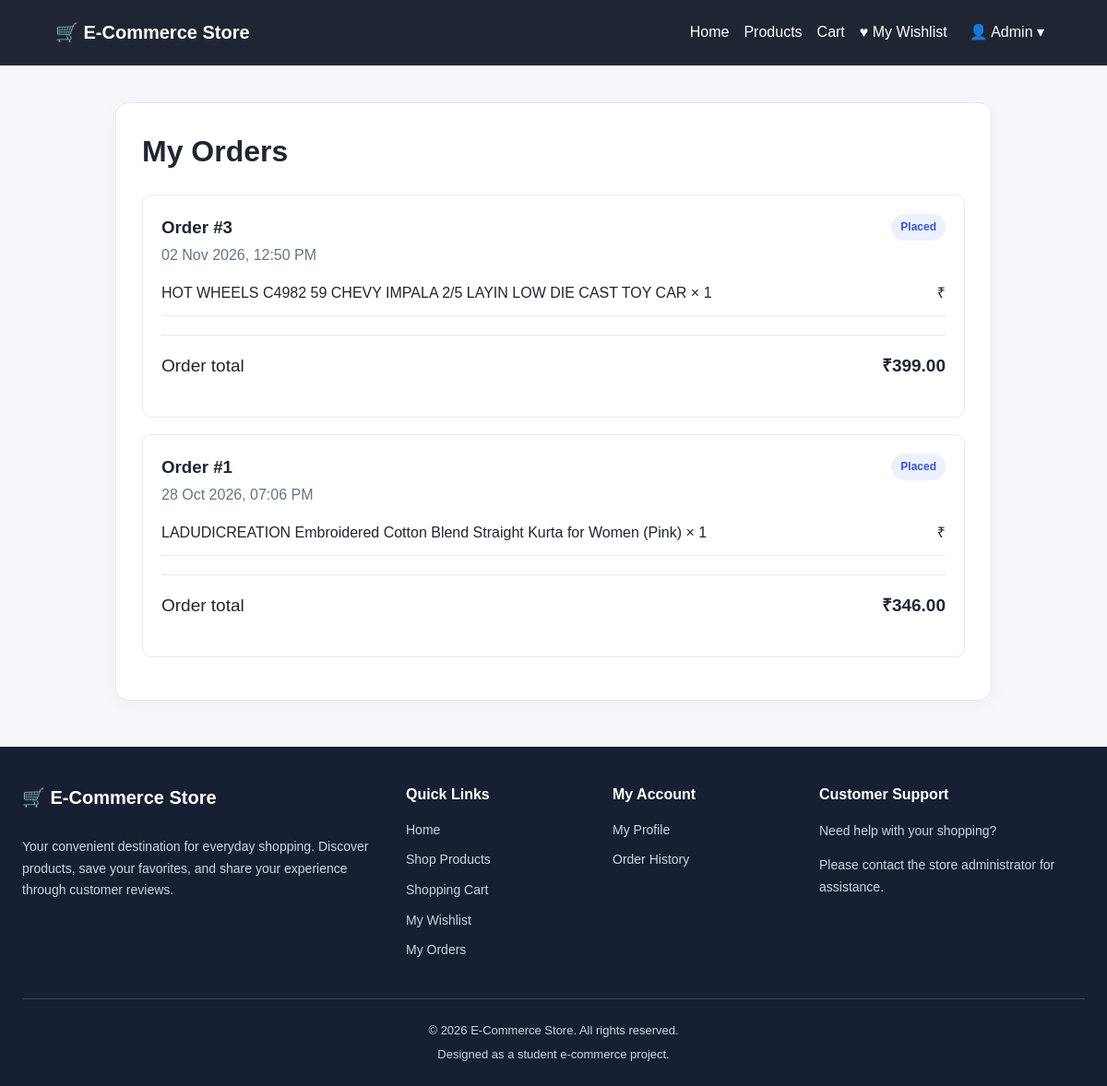
Screenshot of /orders/ (signed in) with the database file from the repository.
### store/models.py (models this page shows, shortened)
class Order(models.Model):
    STATUS_CHOICES = [
        ('Placed', 'Placed'),
        ('Processing', 'Processing'),
        ('Shipped', 'Shipped'),
        ('Delivered', 'Delivered'),
        ('Cancelled', 'Cancelled'),
    ]
    user = models.ForeignKey(User, on_delete=models.CASCADE)
    total_amount = models.DecimalField(max_digits=10, decimal_places=2)
    order_date = models.DateTimeField(auto_now_add=True)
    status = models.CharField(max_length=20, choices=STATUS_CHOICES, default='Placed')

class OrderItem(models.Model):
    order = models.ForeignKey(Order, on_delete=models.CASCADE, related_name='items')
    product = models.ForeignKey(Product, on_delete=models.PROTECT)
    quantity = models.PositiveIntegerField()
    price = models.DecimalField(max_digits=10, decimal_places=2)

class Product(models.Model):
    CATEGORY_CHOICES = [
        ('Electronics', 'Electronics'),
        ('Clothing', 'Clothing'),
        ('Books', 'Books'),
        ('Accessories', 'Accessories'),
        ('Home', 'Home & Kitchen'),
        ('Other', 'Other'),
    ]
    name = models.CharField(max_length=200)
    category = models.CharField(max_length=30, choices=CATEGORY_CHOICES, default='Other')
    description = models.TextField()
    price = models.DecimalField(max_digits=10, decimal_places=2)
    image = models.ImageField(upload_to='products/', blank=True, null=True)
    available = models.BooleanField(default=True)
    stock_quantity = models.PositiveIntegerField(default=0)
    created_at = models.DateTimeField(auto_now_add=True)

### store/views.py (the view)
# urls.py: path('orders/', views.orders, name='orders'),
@login_required
def orders(request):
    user_orders = (
        Order.objects.filter(user=request.user)
        .prefetch_related('items__product')
        .order_by('-order_date')
    )
    return render(request, 'store/orders.html', {
        'orders': user_orders,
    })

### templates/store/orders.html (shortened to what this page needs)
{% extends 'store/base.html' %}
{% block content %}
<div class="content-panel">
    <h1>My Orders</h1>
    {% for order in orders %}
    <article class="order-card">
        <div class="order-heading"><h3>Order #{{ order.id }}</h3><span class="status-tag">{{ order.status }}</span></div>
        <p class="muted">{{ order.order_date|date:"d M Y, h:i A" }}</p>
        {% for item in order.items.all %}
        <div class="summary-row"><span>{{ item.product.name }} × {{ item.quantity }}</span><span>₹{{ item.total_price }}</span></div>
        {% endfor %}
        <div class="cart-total"><span>Order total</span><strong>₹{{ order.total_amount }}</strong></div>
    </article>
    {% empty %}
    <div class="empty-state"><h3>No orders yet</h3><p>Your placed orders will appear here.</p><a class="button" href="{% url 'home' %}">Browse Products</a></div>
    {% endfor %}
</div>
{% endblock %}

### templates/store/base.html (shortened to what this page needs)
{% load static %}
<!DOCTYPE html>
<html lang="en">
<head>
    <link rel="stylesheet" href="{% static 'css/style.css' %}">
</head>
<body>
    <nav class="navbar">
        <a class="logo" href="{% url 'home' %}">
            🛒 E-Commerce Store
        </a>
        <div class="nav-links">
            <a href="{% url 'home' %}">Home</a>
            <a href="{% url 'home' %}#products">Products</a>
            {% if user.is_authenticated %}
                <a href="{% url 'cart' %}">Cart</a>
                <a href="{% url 'wishlist' %}">♥ My Wishlist</a>
                <div class="profile">
                    <button
                        class="profile-button"
                        type="button"
                        aria-haspopup="true"
                    >
                        👤 {{ user.username }} ▾
                    </button>
                </div>
            {% else %}
                <a href="{% url 'cart' %}">Cart</a>
                <a href="{% url 'login' %}">Login</a>
                <a href="{% url 'register' %}" class="nav-register">
                    Register
                </a>
            {% endif %}
        </div>
    </nav>
    <main class="page">
        {% block content %}{% endblock %}
    </main>
    <footer class="site-footer">
        <div class="footer-container">
            <div class="footer-brand">
                <a href="{% url 'home' %}" class="footer-logo">
                    🛒 E-Commerce Store
                </a>
                <p>
                    Your convenient destination for everyday shopping.
                    Discover products, save your favorites, and share
                    your experience through customer reviews.
                </p>
            </div>
            <div class="footer-column">
                <h3>Quick Links</h3>
                <a href="{% url 'home' %}">Home</a>
                <a href="{% url 'home' %}#products">Shop Products</a>
                <a href="{% url 'cart' %}">Shopping Cart</a>
                {% if user.is_authenticated %}
                    <a href="{% url 'wishlist' %}">My Wishlist</a>
                    <a href="{% url 'orders' %}">My Orders</a>
                {% endif %}
            </div>
            <div class="footer-column">
                <h3>My Account</h3>
                {% if user.is_authenticated %}
                    <a href="{% url 'profile' %}">My Profile</a>
                    <a href="{% url 'orders' %}">Order History</a>
                {% else %}
                    <a href="{% url 'login' %}">Login</a>
                    <a href="{% url 'register' %}">Create Account</a>
                {% endif %}
            </div>
            <div class="footer-column">
                <h3>Customer Support</h3>
                <p>Need help with your shopping?</p>
                <p>
                    Please contact the store administrator
                    for assistance.
                </p>
            </div>
        </div>
        <div class="footer-bottom">
            <p>
                &copy; {% now "Y" %} E-Commerce Store.
                All rights reserved.
            </p>
            <p>Designed as a student e-commerce project.</p>
        </div>
    </footer>
</body>
</html>

### static/css/style.css (style rules this page uses)
:root { --ink:#202533; --muted:#697386; --accent:#3157d5; --line:#e6e9f0; --bg:#f6f7fb; --white:#fff; }
* { box-sizing:border-box; }
body { margin:0; font-family:Arial, Helvetica, sans-serif; background:var(--bg); color:var(--ink); line-height:1.55; }
a { color:var(--accent); text-decoration:none; }
.navbar { background:#202533; color:white; padding:15px 5%; display:flex; justify-content:space-between; align-items:center; gap:20px; position:relative; z-index:5; }
.logo { color:white; font-size:20px; font-weight:700; white-space:nowrap; }
.nav-links { display:flex; align-items:center; gap:22px; }
.nav-links > a { color:white; }
.profile { position:relative; }
.profile-button { color:white; background:transparent; border:0; cursor:pointer; font-size:15px; padding:8px 0; }
.page { min-height:calc(100vh - 130px); }
.filter-panel, .content-panel, .form-container, .detail-card { background:white; border:1px solid var(--line); border-radius:14px; box-shadow:0 5px 20px #20253308; }
.results-heading p, .muted { color:var(--muted); margin:4px 0; }
.form-container h1, .content-panel h1 { margin-top:0; }
.content-panel { max-width:950px; margin:40px auto; padding:28px; }
.cart-total { display:flex; justify-content:space-between; border-top:1px solid var(--line); margin:20px 0; padding-top:18px; font-size:19px; }
.summary-row { display:flex; justify-content:space-between; gap:15px; padding:12px 0; border-bottom:1px solid var(--line); }
.order-card { border:1px solid var(--line); border-radius:10px; padding:20px; margin:18px 0; }
.order-heading { display:flex; justify-content:space-between; align-items:center; gap:10px; }
.order-heading h3 { margin:0; }
.status-tag { background:#edf1ff; color:var(--accent); border-radius:20px; padding:5px 10px; font-size:12px; font-weight:bold; }

### templates/store/base.html (style rules this page uses)
.navbar { display: flex; justify-content: space-between; align-items: center; flex-wrap: wrap; gap: 12px; }
.nav-links { display: flex; align-items: center; flex-wrap: wrap; gap: 16px; }
.profile { position: relative; }
.profile-button { cursor: pointer; font: inherit; color: inherit; background: transparent; border: none; padding: 8px; }
.page { min-height: 65vh; }
.site-footer { margin-top: 50px; padding: 40px 24px 18px; background: #172033; color: #e5e7eb; }
.footer-container { max-width: 1200px; margin: 0 auto; display: grid; grid-template-columns: 2fr 1fr 1fr 1.5fr; gap: 32px; }
.footer-brand { min-width: 0; }
.footer-logo { display: inline-block; margin-bottom: 12px; color: #ffffff; font-size: 20px; font-weight: 700; text-decoration: none; }
.footer-brand p, .footer-column p { color: #cbd5e1; line-height: 1.7; font-size: 14px; }
.footer-column h3 { margin: 0 0 15px; color: #ffffff; font-size: 16px; }
.footer-column a { display: block; width: fit-content; margin-bottom: 11px; color: #cbd5e1; text-decoration: none; font-size: 14px; }
.footer-bottom { max-width: 1200px; margin: 30px auto 0; padding-top: 18px; border-top: 1px solid #374151; text-align: center; color: #cbd5e1; font-size: 13px; }
.footer-bottom p { margin: 6px 0; }

### rows the page displays
Order: id "3", status "Placed", order_date "02 Nov 2026, 12:50 PM", total_amount "399.00"
OrderItem: product.name "HOT WHEELS C4982 59 CHEVY IMPALA 2/5 LAYIN LOW DIE CAST TOY CAR", quantity "1"
Order: id "1", status "Placed", order_date "28 Oct 2026, 07:06 PM", total_amount "346.00"
OrderItem: product.name "LADUDICREATION Embroidered Cotton Blend Straight Kurta for Women (Pink)", quantity "1"

### other values shown
{{ user.username }} "Admin"
